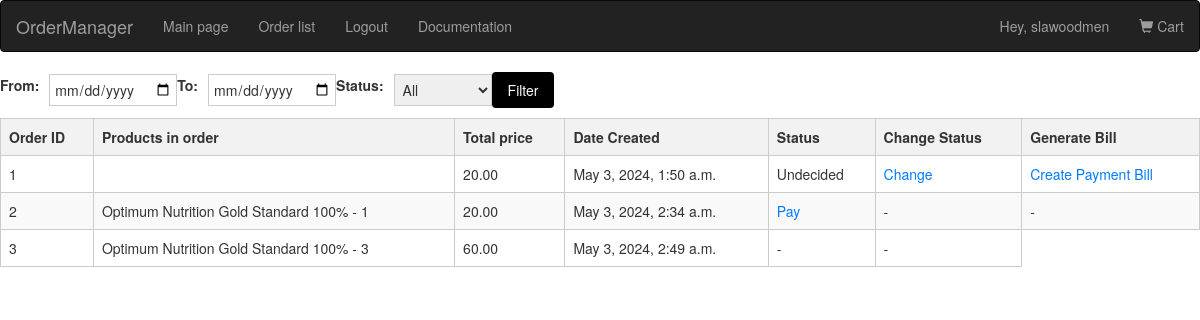
/orders/ (signed in), run on an earlier commit of the app's database.
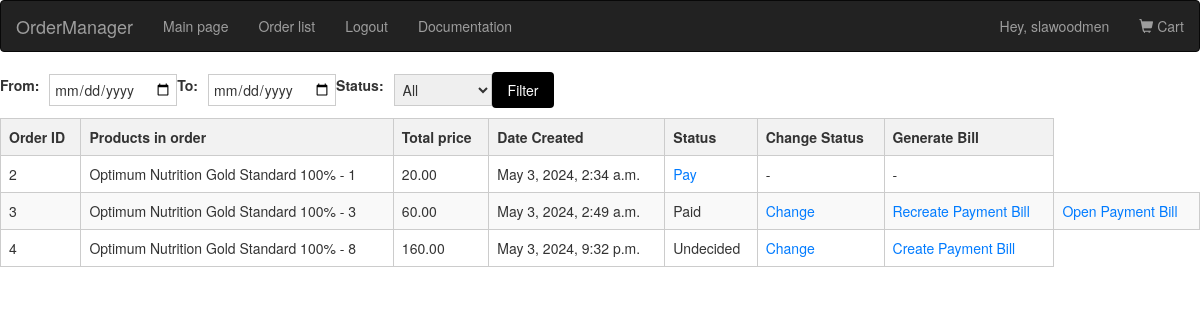
And on a later commit of the database.
### users/models.py (models this page shows, shortened)
class User(AbstractUser):
    class Role(models.TextChoices):
        USER = "USER", "user"
        ADMIN = "ADMIN", "admin"
    base_role = Role.USER
    role = models.CharField(max_length=50, choices=Role.choices, blank=True, null=True)

### market/models.py (models this page shows, shortened)
class Order(models.Model):
    STATUS_CHOICES = (
        ("Undecided", "UNDECIDED"),
        ("Paid", "PAID"),
        ("Completed", "COMPLETED"),
    )
    customer = models.ForeignKey(User, on_delete=models.CASCADE, related_name='orders')
    address = models.CharField(max_length=250, default="")
    postal_code = models.CharField(max_length=20, default="")
    department_number = models.CharField(max_length=100, default="")
    created = models.DateTimeField(auto_now_add=False, blank=True, null=True, default=timezone.now)
    updated = models.DateTimeField(auto_now_add=False, blank=True, null=True, default=timezone.now)
    file = models.FileField(default="", null=True, blank=True)
    is_paid = models.BooleanField(default=False, null=True, blank=True)
    status = models.CharField(max_length=10, choices=STATUS_CHOICES, default="Undecided")
    phone = models.CharField(max_length=20, default="")
    created_at = models.DateTimeField(auto_now_add=True)
    total_price = models.DecimalField(max_digits=10, decimal_places=2, default=0)

class OrderItem(models.Model):
    order_of_item = models.ForeignKey('Order', on_delete=models.CASCADE, related_name='order_items', blank=True, null=True)
    product = models.ForeignKey(Product, on_delete=models.CASCADE, blank=True, null=True)
    quantity = models.PositiveIntegerField(default=0)
    price = models.DecimalField(max_digits=10, decimal_places=2, default=0)

class Product(models.Model):
    category = models.ForeignKey(Category, on_delete=models.SET_NULL, null=True)
    name = models.CharField(max_length=150, blank=True, null=True)
    image = models.ImageField(upload_to='products/', default='/default/image.jpg')
    price = models.DecimalField(max_digits=10, decimal_places=2, blank=True, null=True)
    short_description = models.TextField(max_length=200, blank=True, null=True)
    description = RichTextField()
    old_price = models.DecimalField(
        default=None, max_digits=10, decimal_places=2, blank=True, null=True
    )
    created = models.DateTimeField(
        auto_now_add=False, blank=True, null=True, default=timezone.now
    )
    def __str__(self):
        return self.name

### market/views.py (the view)
# urls.py: path("orders/", views.GetOrdersView.as_view(), name="showorders"),
class GetOrdersView(LoginRequiredMixin, View):
    def get(self, request):
        data = Order.objects.all()
        orders = filter_orders(request, data)
        context = {"orders": orders}
        return render(request, "market/order_list.html", context)

### market/utils.py (called while the page is built)
def filter_orders(request, queryset):
    from_date = request.GET.get("from")
    to_date = request.GET.get("to")
    status = request.GET.get("status")
    if from_date and to_date:
        queryset = queryset.filter(created__range=[from_date, to_date])
    if status:
        queryset = queryset.filter(status=status)
    user_role = request.user.role
    q = Q()
    if user_role == "CASHIER":
        q |= Q(status__in=["Undecided", "Paid"])
    elif user_role == "CONSULTANT":
        q |= Q(status__in=["Paid", "Completed"])
    elif user_role == "USER":
        q |= Q(customer=request.user)
    orders = queryset.filter(q)
    orders = orders.order_by("created", "status")
    return orders

### market/templates/market/order_list.html (shortened to what this page needs)
{% extends "main.html" %}
{% block content %}
<section>
    {% if orders %}
    <form method="GET" action="" class="filter-form">
        {% if request.user.role == 'ADMIN' %}
        <label for="from">From:</label>
        <input type="date" id="from" name="from">
        <label for="to">To:</label>
        <input type="date" id="to" name="to">
        {% endif %}
        <label for="status">Status:</label>
        <select id="status" name="status">
            <option value="">All</option>
        </select>
        <button type="submit" class="buy-button">Filter</button>
    </form>
    <table class="order-table">
        <thead>
            <tr>
                <th>Order ID</th>
                <th>Products in order</th>
                <th>Total price</th>
                <th>Date Created</th>
                <th>Status</th>
                {% if request.user.role != 'USER' %}
                <th>Change Status</th>
                <th>Generate Bill</th>
                {% endif %}
            </tr>
        </thead>
        <tbody>
            {% for order in orders %}
            <tr>
                <td>{{ order.id }}</td>
                <td>
                    {% for item in order.order_items.all %}
                    {{ item.product }} - {{ item.quantity }}<br>
                    {% endfor %}
                </td>
                <td>{{ order.total_price }}</td>
                <td>{{ order.created }}</td>
                {% if not order.is_paid %}
                {% if request.user == order.customer %}
                <td><a href="{% url 'checkout' pk=order.id %}">Pay</a></td>
                {% endif %}
                {% else %}
                <td><p>{{ order.status }}</p></td>
                {% endif %}
                {% if request.user.role != 'USER' and order.is_paid %}
                <td><a href="{% url 'change_status' pk=order.id %}">Change</a></td>
                {% if order.file %}
                <td><a href="{% url 'genpayment' pk=order.id %}">Recreate Payment Bill</a></td>
                <td><a href="{% url 'view_html' pk=order.id %}">Open Payment Bill</a></td>
                {% elif request.user.role == 'ADMIN' %}
                <td><a href="{% url 'genpayment' pk=order.id %}">Create Payment Bill</a></td>
                {% else %}
                <td>-</td>
                {% endif %}
                {% elif request.user.role != 'USER' %}
                <td>-</td>
                <td>-</td>
                {% endif %}
            </tr>
            {% endfor %}
        </tbody>
    </table>
    {% else %}
    <h1>There are no orders.</h1>
    {% endif %}
</section>
{% endblock %}

### templates/main.html (shortened to what this page needs)
{% include 'havbar.html' %}
{% block content %}{% endblock %}

### templates/havbar.html (shortened to what this page needs)
{% load static %}
<!DOCTYPE html>
<html lang="en">
<head>
  <link rel="stylesheet" href="https://maxcdn.bootstrapcdn.com/bootstrap/3.4.1/css/bootstrap.min.css">
  <link rel="stylesheet" href="{% static 'styles/main.css' %}">
</head>
{% block content %}
<body>
<nav class="navbar navbar-inverse">
  <div class="container-fluid">
    <div class="navbar-header">
      <a class="navbar-brand" href="{% url 'main' %}">OrderManager</a>
    </div>
    <ul class="nav navbar-nav">
      <li><a href="{% url 'main' %}">Main page</a></li>
      <li><a href="{% url 'showorders' %}">Order list</a></li>
      {% if request.user.is_authenticated %}
      <li><a href="{% url 'logout' %}">Logout</a></li>
      {% else %}
      <li><a href="{% url 'login' %}">Login/Sign Up</a></li>
      {% endif %}
      <li><a href="{% url 'docs' %}">Documentation</a></li>
    </ul>
    <ul class="nav navbar-nav navbar-right">
      {% if request.user.is_authenticated %}
      <li><p class="navbar-text">Hey, {{ request.user }}</p></li>
      <li><a href="{% url 'cart'%}"><span class="glyphicon glyphicon-shopping-cart"></span> Cart</a></li>
      {% endif %}
    </ul>
  </div>
</nav>
</body>
{% endblock %}
</html>

### static/styles/main.css (style rules this page uses)
.filter-form { display: flex; align-items: center; margin-bottom: 10px; }
.filter-form label { margin-right: 10px; }
.filter-form select, .filter-form input[type="date"] { padding: 4px; border: 1px solid #ccc; }
.order-table { width: 100%; border-collapse: collapse; }
.order-table th, .order-table td { border: 1px solid #ccc; padding: 8px; }
.order-table th { background-color: #f2f2f2; font-weight: bold; }
.order-table tbody tr:nth-child(even) { background-color: #f9f9f9; }
.order-table a { text-decoration: none; color: #007bff; }
.order-table p { margin: 0; }
.buy-button { display: inline-block; padding: 8px 16px; background-color: #000000; color: #fff; text-decoration: none; border-radius: 4px; }
label { display: block; font-weight: bold; margin-bottom: 10px; }
.buy-button { padding: 8px 16px; background-color: #000; color: #fff; border: none; border-radius: 4px; cursor: pointer; }

What changed in the data, as far as the page shows it:
removed Order: id "1", total_price "20.00", created "May 3, 2024, 1:50 a.m.", status "Undecided", is_paid "Change"
changed Order id 3: status (not shown) → "Paid"; is_paid "- -" → "Change Recreate Payment Bill Open Payment Bill"
added Order: id "4", total_price "160.00", created "May 3, 2024, 9:32 p.m.", status "Undecided", is_paid "Change"
added OrderItem: product "Optimum Nutrition Gold Standard 100%", quantity "8", shown under "4"
